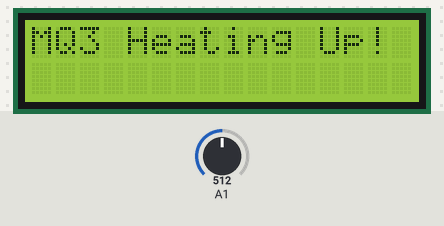
Bench run of a sketch on a simulated Arduino Uno, built with avr-gcc and run on an emulated ATmega328P. Parts: 16×2 character LCD. The inputs (shaded band) are chosen by the test bench; at power-on: A1 = 512. What the sketch prints to the serial monitor is not drawn.

Above: at 0.1 s.
At 20.1 s:
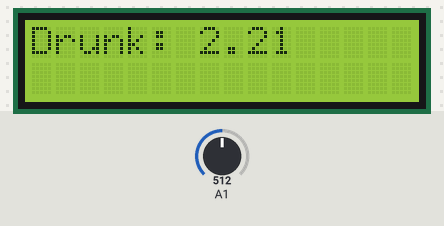

The sketch:

sketch_nov07a.ino
```cpp
#include <LcdKeypad.h>
#include <LiquidCrystal.h>
//
//#define Sober 500   // Максимальне значення, яке ми вважаємо "тверезим" (500 мг/л)
//#define Drunk 2000   // Мінімальне значення, яке ми вважаємо "п'яним" (2000 мг/л)
#define MaxSensorValue 1000  // Максимальне значення датчика (1000 мг/л)
#define ledPin 6

float sensorValue;  // Змінна для збереження значення датчика

// Ініціалізуємо LCD екран
LiquidCrystal lcd(8, 9, 4, 5, 6, 7);

// Крива калібрування (приклад)
float calibrationCurve[] = {50, 130, 240, 290, 429, 550, 700, 1000};  // Значення на датчику (мг/л)
float promilleValues[] = {0, 0, 0.47, 0.9, 2.0, 2.30, 3, 4};  // Відповідні концентрації в промілле (‰)

void setup() {
  Serial.begin(9600); // Встановлюємо швидкість послідовного порту на 9600
  pinMode(ledPin, OUTPUT);
  digitalWrite(ledPin, LOW);

  // Ініціалізуємо LCD екран
  lcd.begin(16, 2);

  lcd.print("MQ3 Heating Up!");
  delay(20000); // Дозволяємо MQ3 прогрітися
  lcd.clear();
}

void loop() {
  sensorValue = analogRead(A1); // Читаємо аналогове значення з піна A1 (мг/л)
  float promille = mapFloat(sensorValue, calibrationCurve, promilleValues, 8);
  // Визначаємо стан
  if (promille<0.2) {
    lcd.clear();
    lcd.print("Sober: ");
    lcd.print(promille, 2); // Виводимо з однією десятковою знаком
  } else if (promille <1) {
    lcd.clear();
    lcd.print("Ok: ");
    lcd.print(promille, 2); // Виводимо з однією десятковою знаком
  } else {
    lcd.clear();
    lcd.print("Drunk: ");
    lcd.print(promille, 2); // Виводимо з однією десятковою знаком
  }

  // Перетворюємо значення з датчика в промілле (‰) за допомогою кривої калібрування


  Serial.print("Значення датчика (мг/л): ");
  Serial.print(sensorValue);
  Serial.print("  |  Концентрація алкоголю (‰): ");
  Serial.println(promille, 2); // Виводимо з однією десятковою знаком

  unsigned int outputValue = map(sensorValue, 0, MaxSensorValue, 0, 255);
  if (sensorValue > 700) {
    analogWrite(ledPin, outputValue); // Генеруємо сигнал ШИМ
  } else {
    digitalWrite(ledPin, LOW);
  }

  delay(2000); // Чекаємо 2 секунди для наступного вимірювання
}

// Функція для перетворення значення в новий діапазон за допомогою кривої калібрування
float mapFloat(float x, float *x_values, float *y_values, int size) {
  if (x <= x_values[0]) return y_values[0];
  if (x >= x_values[size - 1]) return y_values[size - 1];
  for (int i = 1; i < size; i++) {
    if (x <= x_values[i]) {
      float t = (x - x_values[i - 1]) / (x_values[i] - x_values[i - 1]);
      return y_values[i - 1] + t * (y_values[i] - y_values[i - 1]);
    }
  }
  return 0; // Не має повертатися сюди
}
```
